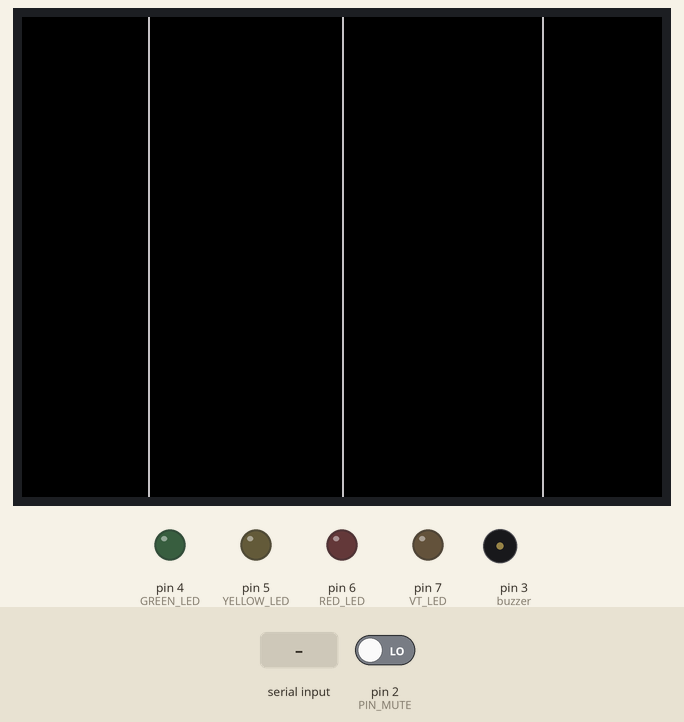
The sketch below on a simulated Arduino Uno, built with avr-gcc and run on an emulated ATmega328P. On the bench: 320×240 colour display, output pins drawn as LEDs (lit = HIGH), buzzer (waves = sounding, pin HIGH). The test bench sets the inputs (shaded band); at power-on: pin 2 (PIN_MUTE) LOW. What the sketch prints to the serial monitor is not drawn.

Above: at 0.31 s.
At 1.4 s:
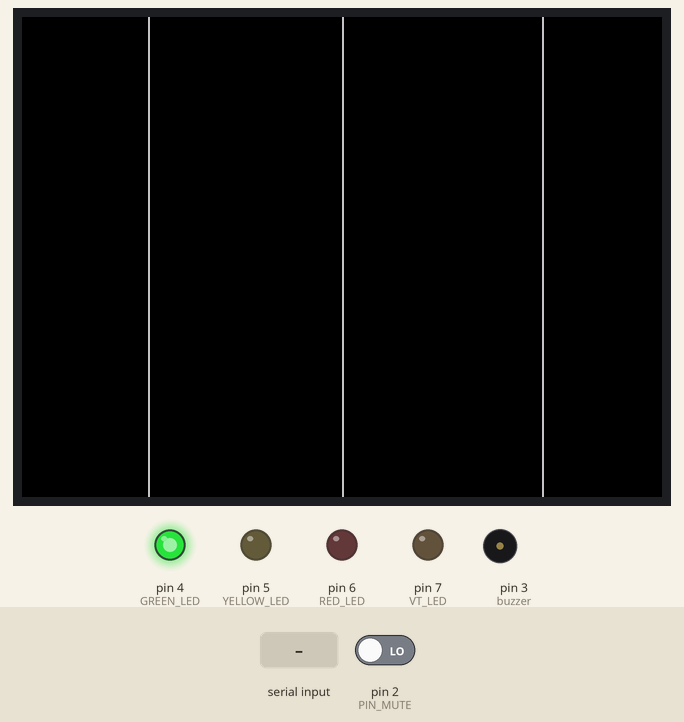
1.5 s: "90,45,200\n" received over Serial
At 2.5 s:
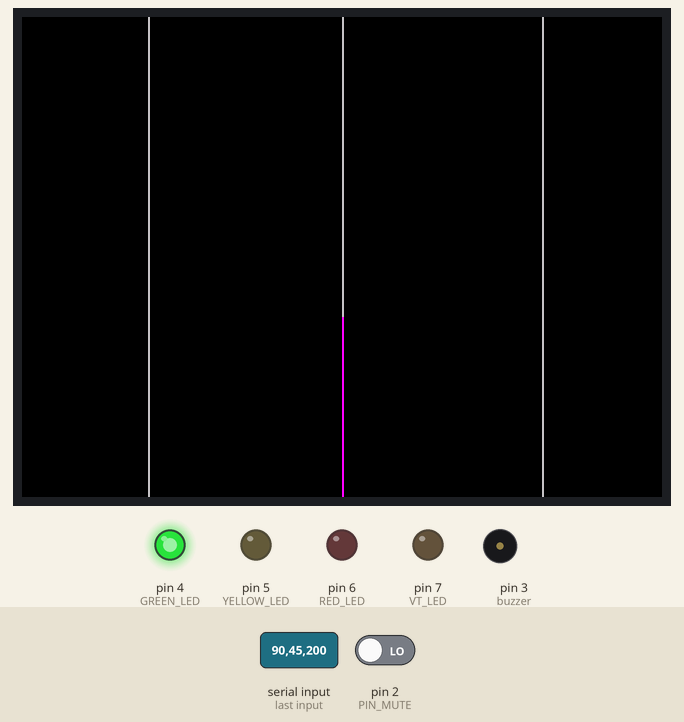
Timing chart, 0 to 4.5 s (numbered marks = the images above; inputs shaded):
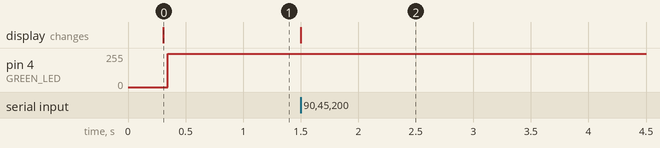

Measured:
- after the input at 1.5 s, the display: changes at once (image 2)

The sketch:

display_tft.ino
```cpp
#include "Adafruit_GFX.h"
#include "Adafruit_ILI9341.h"
#include "src/TimerOne/TimerOne.h"

#define ILI9341_LIGHTGREY 0xC618 /* 192, 192, 192 */
#define ILI9341_DARKGREY 0x7BEF /* 128, 128, 128 */

#define TIME_MUTE 30 //seconds
//#define DEBUG 1
//enum serialpos={ALARM_=0,TIME_,PRESSURE_,FLUX_,VT_};
//enum serialpos {TIME_=0,PRESSURE_,FLUX_,VT_,ALARM_};//ORIGINAL
#define TIME_     0
#define P_        1
#define FLUX_     2
#define ALARM_    3
#define VT_       4
#define VI_       5
#define VE_       6

//READ THIS FOR TONE FLREQ
//https://electronics.stackexchange.com/questions/47114/tone-and-reading-data-from-serial-are-colliding

bool ve_readed,vi_readed;
bool state_chg;
float diff_var[]={10., 20., 800.,0.,300.};
int vi,ve,vt;
unsigned long cyclenum;
bool vols_drawn;
int mute_count;

#define TFT_CLK 13
#define TFT_MISO 12
#define TFT_MOSI 11
#define TFT_CS 10
#define TFT_DC 9
#define TFT_RST 8

//SPI HARDWARE SHOULD BE PINS CLK #13 AND MISO #11

//Adafruit_ILI9341 tft = Adafruit_ILI9341(TFT_CS, TFT_DC, TFT_MOSI, TFT_CLK, TFT_RST, TFT_MISO); //THIS SHOULD NEVER BE USED!
Adafruit_ILI9341 tft = Adafruit_ILI9341(TFT_CS, TFT_DC, TFT_RST);

bool lcd_cleaned=false;

unsigned long time_last_show=0;

char a[10],b[10];

const byte numChars = 32;
char receivedChars[numChars]; // an array to store the received data
int last_t;
int integerFromPC [7];
float floatFromPC = 0.0;
int last_vals[7][2];

int axispos[3]; //from each graph

int buzzer=3; //pin
unsigned long timebuzz=0;
bool isbuzzeron=false;
#define TIME_BUZZER 500

#define GREEN_LED   4
#define YELLOW_LED  5
#define RED_LED     6
#define VT_LED      7

#define PIN_MUTE    2

enum _state {NO_ALARM=0,PEEP_ALARM=1,PIP_ALARM=2,PEEP_PIP_ALARM=3,PEEP_ALARM_VT=11,PIP_ALARM_VT=12,PEEP_PIP_ALARM_VT=13};
bool wait4statechg=false;

int state,pre_state,state_r,last_state;//pre_state is to verification

char recvChar;
char endMarker = '>';
boolean newData = false;
byte valsreaded=0;
int valsreaded_[3];
byte last_x=0;


int count=0;
byte escala=32;
byte x[128],y[64];

byte rx[128],ry[128];
int  ry2[128];
int yp[2];
int yflux[2];
int yvt[2];
int xgra[5][2];
char buffer[10];

//MUTE
boolean last_mute,curr_mute;
boolean buzzmuted;

boolean debounce(boolean last, int pin) {
    boolean current = digitalRead(pin);
    if (last != current) {
        delay(50);
        current = digitalRead(pin);
    }
    return current;
}

void setup() {
    Serial.begin(250000);
    Serial.println("ILI9341 Test!");

    pinMode(VT_LED, OUTPUT); //Set buzzerPin as output
    pinMode(PIN_MUTE, INPUT);
    pinMode(buzzer, OUTPUT); //Set buzzerPin as output
    pinMode(GREEN_LED, OUTPUT); //Set buzzerPin as output
    pinMode(YELLOW_LED, OUTPUT); //Set buzzerPin as output
    pinMode(RED_LED, OUTPUT); //Set buzzerPin as output


    tft.begin();
    tft.fillScreen(ILI9341_BLACK);

    axispos[0]=63;  axispos[1]=160;  axispos[2]=260;
    cyclenum=0;
    buzzmuted=false;
    last_mute=LOW;

    Timer1.initialize(500000); //MILLIS CANNOT BE USED
    Timer1.attachInterrupt(timer1Isr);
    mute_count=0;
}

void loop(void) {

  	recvWithEndMarker();
  	  //recvWithStartEndMarkers();
  	showNewData();

    curr_mute = debounce ( last_mute, PIN_MUTE );         //Debounce for Up button
    if (last_mute== LOW && curr_mute == HIGH && !buzzmuted){
        mute_count=0;
        buzzmuted=true;
    }
    last_mute = curr_mute;
    if(buzzmuted) {
        if (mute_count > 2*TIME_MUTE)  //each count is every 500 ms
        buzzmuted=false;
    }

	  tft.setRotation(1);
	  drawY2(ILI9341_GREEN);

    if (last_x<10 && !lcd_cleaned){
        for (int i=0;i<5;i++)
          xgra[i][0]=xgra[i][1]=0;
        cyclenum++;
        for (int i=0;i<6;i++)
          last_vals[i][0]=last_vals[i][1]=0;
        pre_state=0;
        state=0;
        lcd_cleaned=true;
        vi_readed=false;
        ve_readed=false;
        vols_drawn=false;
        vi=ve=0;
        valsreaded=0;
        state_chg=false;
        //Serial.print("buzzmutd: ");Serial.println(buzzmuted);
        for (int i=0;i<3;i++)
          valsreaded_[i]=0;
        wait4statechg=false;
        //tft.fillRect(0,240-last_x, 320,240-last_x+10, ILI9341_BLACK);
        tft.fillScreen(ILI9341_BLACK);
        state=last_state;
        //AXIS
        for (int i=0;i<3;i++)
          tft.drawLine(axispos[i],0, axispos[i], 240, ILI9341_LIGHTGREY);


//        tft.setRotation(0);
//        //itoa(integerFromPC[5], buffer, 10);
//        itoa(vi, buffer, 10);
//        tft.setCursor(160, 180);
//        tft.setTextColor(ILI9341_ORANGE);  tft.setTextSize(2);
//        tft.println("Vi: ");tft.setCursor(200, 180);tft.println(buffer);

//        itoa(ve, buffer, 10);
//        tft.setCursor(160, 200);
//        tft.setTextColor(ILI9341_ORANGE);  tft.setTextSize(2);
//        tft.println("Ve: ");tft.setCursor(200, 200);tft.println(buffer);
//
//        itoa((vi+ve)/2, buffer, 10);
//        tft.setCursor(160, 220);
//        tft.setTextColor(ILI9341_ORANGE);  tft.setTextSize(2);
//        tft.println("VT: ");tft.setCursor(200, 220);tft.println(buffer);

    }
    if (last_x>10 && lcd_cleaned){
        lcd_cleaned=false;
    }

        if (!vols_drawn && ve_readed && vi_readed) {
              tft.setRotation(0);
            //itoa(integerFromPC[5], buffer, 10);
            itoa(vi, buffer, 10);
            tft.setCursor(150, 180);
            tft.setTextColor(ILI9341_ORANGE);  tft.setTextSize(2);
            tft.println("Vi: ");tft.setCursor(190, 180);tft.println(buffer);

                    itoa(ve, buffer, 10);
            tft.setCursor(150, 200);
            tft.setTextColor(ILI9341_ORANGE);  tft.setTextSize(2);
            tft.println("Ve: ");tft.setCursor(190, 200);tft.println(buffer);

            itoa((vi+ve)/2, buffer, 10);
            tft.setCursor(150, 220);
            tft.setTextColor(ILI9341_ORANGE);  tft.setTextSize(2);
            tft.println("VT: ");tft.setCursor(190, 220);tft.println(buffer);
            vols_drawn=true;
        }

  parseData();

  #ifdef DEBUG
  if (millis()-time_last_show>200) {
      tft.setRotation(0);
      tft.fillRect(150,310,240,320, ILI9341_BLACK);
      tft.setCursor(150, 310);
      tft.setTextColor(ILI9341_RED);  tft.setTextSize(1);
      //for (int i=0;i<5;i++) {
        //tft.setCursor(150+20*i, 310);
        itoa(integerFromPC[4], buffer, 10);
        tft.println(buffer);//tft.println(",");
        time_last_show=millis();

  }
  #endif
    if (state>9) {
      digitalWrite(VT_LED,HIGH);
       digitalWrite(GREEN_LED,LOW);
      tft.setRotation(0);
      tft.setTextColor(ILI9341_ORANGE); tft.setTextSize(2);
      tft.setCursor(150, 40);
      tft.println("VT AL");
      state_r=state-10;
    } else {
      digitalWrite(VT_LED,LOW);
      digitalWrite(GREEN_LED,LOW);
      state_r=state;
    }
    switch (state_r){
        case NO_ALARM:
            if (state==0) //state_r!=10
            digitalWrite(GREEN_LED,HIGH); digitalWrite(YELLOW_LED,LOW); digitalWrite(RED_LED,LOW);
          break;
        case PEEP_ALARM:
          digitalWrite(GREEN_LED,LOW); digitalWrite(YELLOW_LED,HIGH); digitalWrite(RED_LED,LOW);
          tft.setRotation(0);
          tft.setTextColor(ILI9341_RED); tft.setTextSize(2);
          tft.setCursor(150, 20);
          tft.println("PEEP AL");
        break;
        case PIP_ALARM:
          digitalWrite(GREEN_LED,LOW); digitalWrite(YELLOW_LED,LOW); digitalWrite(RED_LED,HIGH);
          tft.setRotation(0);
          tft.setTextColor(ILI9341_RED); tft.setTextSize(2);
          tft.setCursor(150, 0);
          tft.println("PIP AL");
		  break;
        case PEEP_PIP_ALARM:
          digitalWrite(GREEN_LED,LOW); digitalWrite(YELLOW_LED,HIGH); digitalWrite(RED_LED,HIGH);
          tft.setRotation(0);
          tft.setTextColor(ILI9341_RED); tft.setTextSize(2);
          tft.setCursor(150, 0);
          tft.println("PIP AL");
          tft.setTextColor(ILI9341_RED); tft.setTextSize(2);
          tft.setCursor(150, 20);
          tft.println("PEEP AL");
		  break;
      }

//
//    if (state > 0) {
//          if (!buzzmuted) {
////              if (millis() > timebuzz + TIME_BUZZER) {
////                  timebuzz=millis();
////                  isbuzzeron=!isbuzzeron;
////                  if (isbuzzeron){
//                      tone(buzzer,488.28125);
////                  }
////                  else {
////                      noTone(buzzer);
////                  }
////              }
//          } else {  //buzz muted
//              noTone(buzzer);
//          }
//    } else {//state > 0
//      noTone(buzzer);
//      isbuzzeron=true;        //Inverted logic
//    }


}

void timer1Isr(void)
{
    if (state > 0) {
        if (!buzzmuted) {
            isbuzzeron=!isbuzzeron;
            if (isbuzzeron){
                analogWrite(buzzer, 127);
            } else {
                analogWrite(buzzer, 0);
            }
        }
    } else {
          analogWrite(buzzer, 0);
      }
    if (buzzmuted) {
      mute_count+=1;
    }
}
void recvWithEndMarker() {
  static byte ndx = 0;
  char endMarker = '\n';
  char rc;

  while (Serial.available() > 0 && newData == false) {
    rc = Serial.read();

    if (rc != endMarker) {
      receivedChars[ndx] = rc;
      ndx++;
      if (ndx >= numChars) {
        ndx = numChars - 1;
      }
    }
    else {
      receivedChars[ndx] = '\0'; // terminate the string
      ndx = 0;
      newData = true;
    }


  }
}

void showNewData() {
  if (newData == true) {
    //Serial.print("This just in ... ");
    //Serial.println(receivedChars);
    newData = false;
  }
}

void drawY2(uint16_t color){// THERE IS NO NEED TO REDRAW ALL IN EVERY FRAME WITH COLOR TFT

  //if (ry[valsreaded]!= 0 && abs(ry[valsreaded]-ry[valsreaded-1])<20) {tft.drawLine(axispos[0] - ry[valsreaded-1], 240-rx[valsreaded-1], axispos[0] - ry[valsreaded],  240-rx[valsreaded], color);}
  tft.drawLine(axispos[0]-yp[0], 240-xgra[P_][0], axispos[0]-yp[1],  240-xgra[P_][1], color);

  //tft.drawLine(axispos[1]-yflux[0],             240-rx[valsreaded-1], axispos[1]-yflux[1],  240-rx[valsreaded], ILI9341_MAGENTA);
  //tft.drawLine(axispos[2]-yvt[0],               240-rx[valsreaded-1], axispos[2]-yvt[1],    240-rx[valsreaded], ILI9341_CYAN);
  tft.drawLine(axispos[1]-yflux[0], 240-xgra[FLUX_][0], axispos[1]-yflux[1],  240-xgra[FLUX_][1], ILI9341_MAGENTA);
  tft.drawLine(axispos[2]-yvt[0],   240-xgra[VT_][0],   axispos[2]-yvt[1],    240-xgra[VT_][1],   ILI9341_CYAN);


  //yield();
}

void parseData() {
	char * strtokIndx; // this is used by strtok() as an index

	strtokIndx = strtok(receivedChars, ","); // this continues where the previous call left off
	integerFromPC[0] = atoi(strtokIndx);     // convert this part to an integer

	for (int i=1;i<7;i++) {
    	strtokIndx = strtok(NULL, ","); // this continues where the previous call left off
    	integerFromPC[i] = atoi(strtokIndx);     // convert this part to an integer
	}

	if (integerFromPC[ALARM_]!=0 && !wait4statechg) {
  	pre_state++;
	}

 if (pre_state > 4 && !wait4statechg) {
      state=integerFromPC[ALARM_];
      state_chg=true;
      wait4statechg=true;
  }

	 if ( integerFromPC[TIME_] != last_x /*&& abs(integerFromPC[P_])<ry[valsreaded]+10 */&& /*/*integerFromPC[0] < 127 */ integerFromPC[TIME_] < last_x+20) {
		 valsreaded+=1;
		 last_x=integerFromPC[TIME_];
		 rx[valsreaded]=integerFromPC[TIME_];
		 ry[valsreaded]=integerFromPC[P_];
   }

  if ( integerFromPC[P_] != 0 && abs(integerFromPC[P_]) < abs(last_vals[P_][1])+diff_var[P_] && integerFromPC[TIME_] > xgra[P_][1]) {
    yp[0]=yp[1];yp[1]=int(float(integerFromPC[P_])*2.);
    last_vals[P_][0]=last_vals[P_][1];last_vals[P_][1]=integerFromPC[P_];
    xgra[P_][0]=xgra[P_][1];xgra[P_][1]=integerFromPC[TIME_];
  }

  if (integerFromPC[VI_] != vi && !vi_readed) {
      vi=integerFromPC[VI_];
      vi_readed=true;
  }

  if (integerFromPC[VE_] != vi && !ve_readed) {
      ve=integerFromPC[VE_];
      ve_readed=true;
  }

  if ( integerFromPC[FLUX_] != 0 && abs(integerFromPC[FLUX_]) < abs(last_vals[FLUX_][1])+diff_var[FLUX_] && integerFromPC[TIME_] > xgra[FLUX_][1]) {
    yflux[0]=yflux[1];yflux[1]=int(float(integerFromPC[FLUX_])*0.04);
    last_vals[FLUX_][0]=last_vals[FLUX_][1];last_vals[FLUX_][1]=integerFromPC[FLUX_];
    xgra[FLUX_][0]=xgra[FLUX_][1];xgra[FLUX_][1]=integerFromPC[TIME_];
  }
   if ( integerFromPC[VT_] != 0 && abs(integerFromPC[VT_]) < abs(last_vals[VT_][1])+diff_var[VT_] && integerFromPC[TIME_] > xgra[VT_][1]) {
    yvt[0]=yvt[1];yvt[1]=int(float(integerFromPC[VT_])*0.07);
    last_vals[VT_][0]=last_vals[VT_][1];last_vals[VT_][1]=integerFromPC[VT_];
    xgra[VT_][0]=xgra[VT_][1];xgra[VT_][1]=integerFromPC[TIME_];
  }

    //Serial.print(integerFromPC[1]);Serial.print(",");Serial.print(integerFromPC[2]);Serial.print(",");Serial.println(integerFromPC[3]);
}
```
